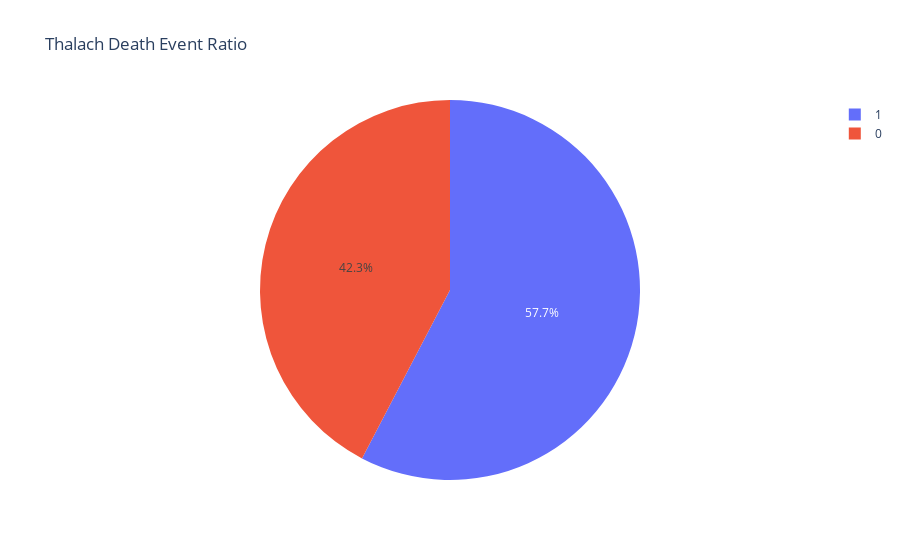

The notebook cell this image was saved under:
### Code cell
import plotly.express as px
fig = px.pie(heart,values ='thalach',names='target',title='Thalach Death Event Ratio')
fig.show()

#thalach: The person's maximum heart rate achieved.

### Figure 1 — Plotly figure (JSON) as saved in the notebook; plotly's stock layout.template omitted (floating-point values rounded to 4 significant figures; data arrays with more than 128 entries replaced by an {"elided": "..."} marker saying what was removed)
{"data": [{"domain": {"x": [0, 1], "y": [0, 1]}, "hovertemplate": "target=%{label}<br>thalach=%{value}<extra></extra>", "labels": {"elided": "303 int values"}, "legendgroup": "", "name": "", "showlegend": true, "type": "pie", "values": {"elided": "303 int values"}}], "layout": {"autosize": true, "legend": {"tracegroupgap": 0}, "title": {"text": "Thalach Death Event Ratio"}}}
